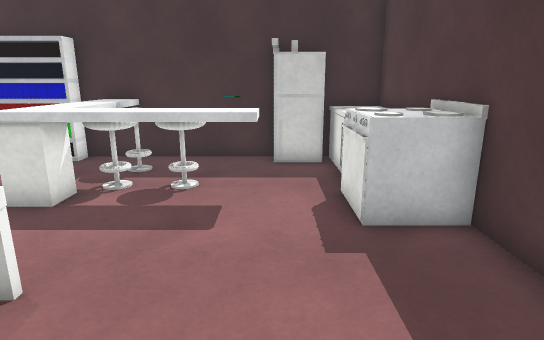
[1] (above)

14 first-person views from a walk through a Unity game level. The camera is 1.3 m above the floor, tilts 14° down and sees 75° across. The floor is counted in squares, 0.5 m on a side. Each view is taken from the middle of a square. On the plan, view 1 faces up. The plan holds only what a view shows up to about 20 squares ahead; the rest is blank. The player is left out. Surface patterns are stand-ins for the level's own textures.

[2]
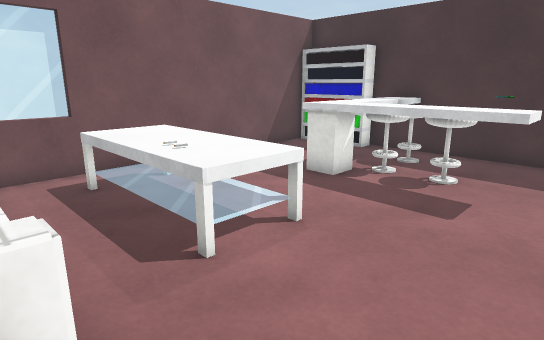

[3]
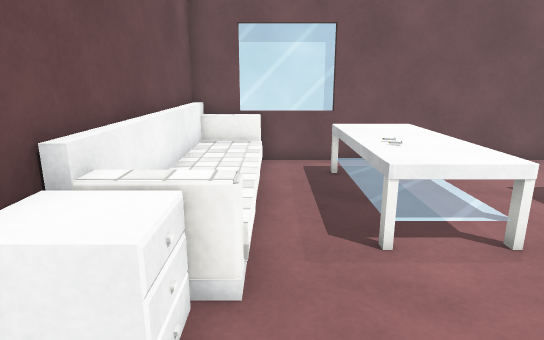

[4]
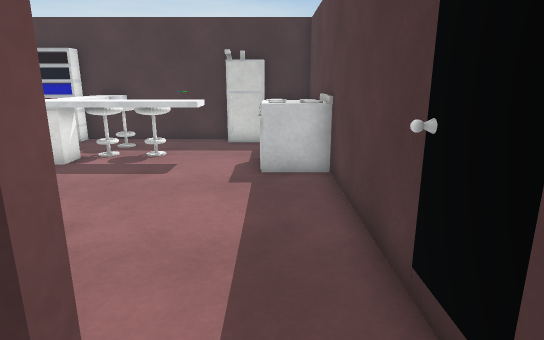

[5]
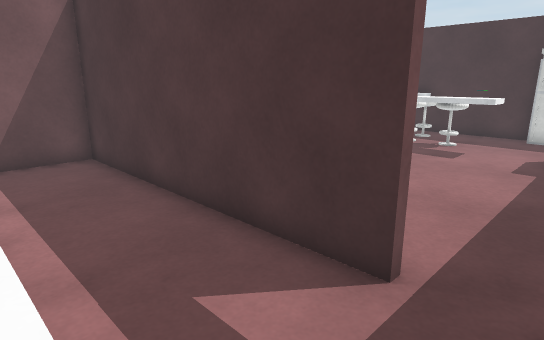

[6]
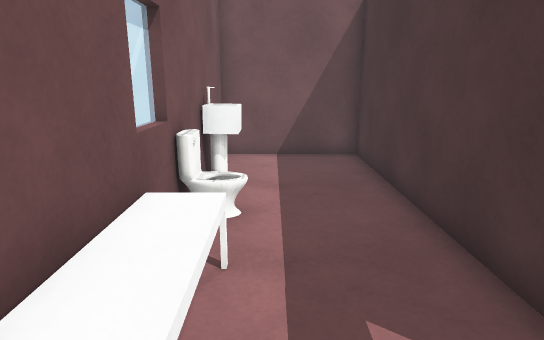

[7]
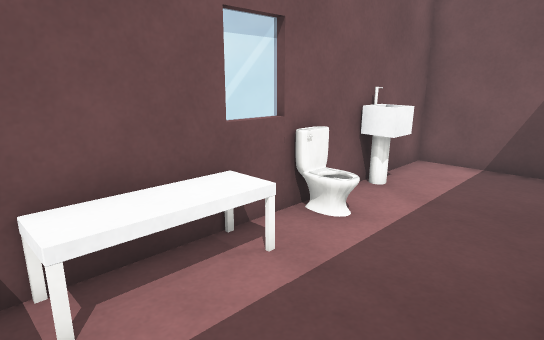

[8]
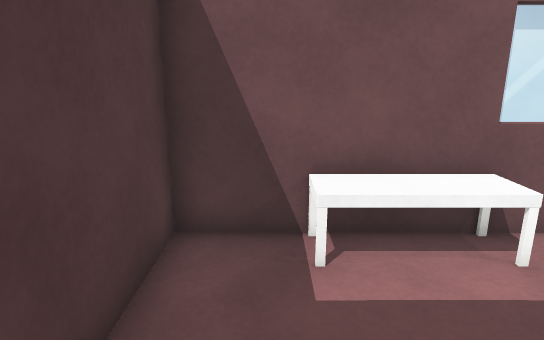

[9]
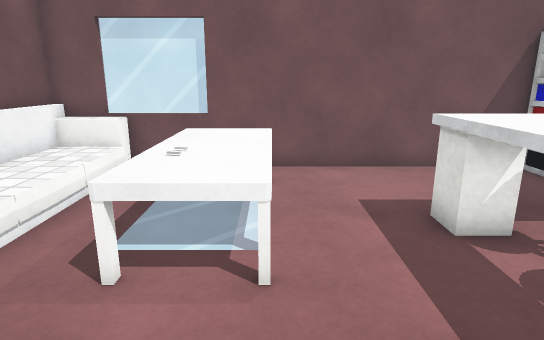

[10]
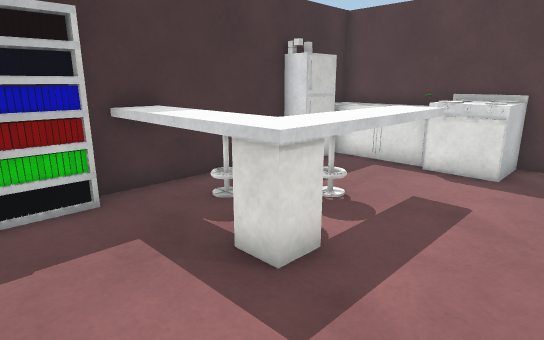

[11]
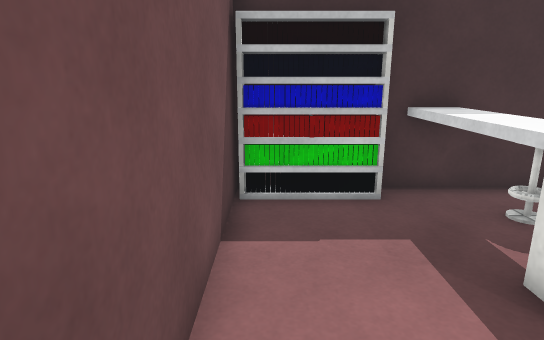

[12]
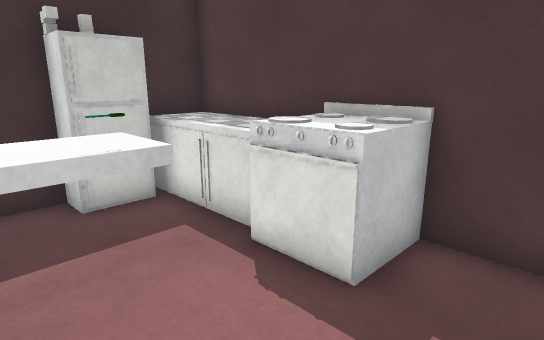

[13]
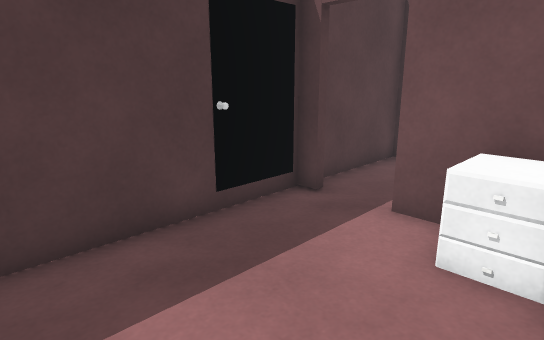

[14]
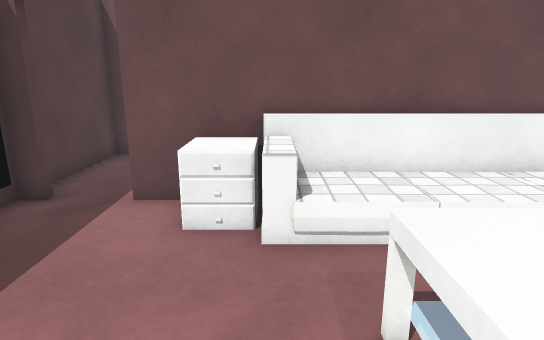

### Floor plan
Key: @ floor where view 1 was taken; # wall or solid block; . main floor; : floor 0.25 m higher than the main floor; = window, fence, low wall or low ledge; B bookshelf; F fridge; C counter; S stove; T table; A sofa; I sink; L toilet; O other object.
Columns run from 10 left of view 1 to 4 right of it. Each row starts with its distance up from view 1.
 13 ######## ######
 12 #BBBOO  ###FFC#
 11 #...OOO....FCC#
 10 #...OOO.....CC#
  9 #...OOOOO...CC#
  8 #...OOOOOOO.SS#
  7 #...OOOOOOO.SS#
  6 #...........SS#
  5 #.............#
  4 #.TTTTTT......#
  3 #.TTTTTT......#
  2 =.TTTTTT......#
  1 =.............#
  0 #.........@...#
 -1 =       OOO...#
 -2 #AAAAAAA#OO ..#
 -3 ############..#
 -4 #.............#
 -5 #.............#
 -6 #.............#
 -7 #..II.:..OOO..#
 -8 ######L==######

Where each view was taken, in squares from view 1:
view 1: 0 up, 0 right, facing up
view 2: 1 down, 1 right, facing up-left
view 3: 0 up, 2 right, facing left
view 4: 4 down, 2 right, facing up
view 5: 7 down, 3 right, facing up-left
view 6: 6 down, 3 right, facing left
view 7: 3 down, 2 right, facing down-left
view 8: 2 down, 2 right, facing down
view 9: 4 up, 1 right, facing left
view 10: 4 up, 9 left, facing up-right
view 11: 4 up, 9 left, facing up
view 12: 4 up, 2 left, facing up-right
view 13: 4 up, 2 left, facing down-right
view 14: 5 up, 2 left, facing down
